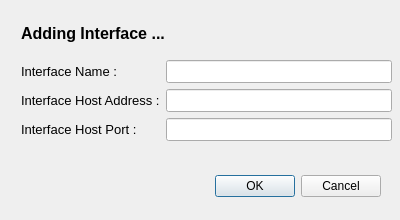
<?xml version="1.0" encoding="UTF-8"?>
<ui version="4.0">
 <class>AddInterface</class>
 <widget class="QDialog" name="AddInterface">
  <property name="geometry">
   <rect>
    <x>0</x>
    <y>0</y>
    <width>400</width>
    <height>220</height>
   </rect>
  </property>
  <property name="windowTitle">
   <string>Add Interface Dialog</string>
  </property>
  <property name="windowIcon">
   <iconset resource="simopintui.qrc">
    <normaloff>:/imgs/interface.png</normaloff>:/imgs/interface.png</iconset>
  </property>
  <widget class="QDialogButtonBox" name="AddIntBtnBox">
   <property name="geometry">
    <rect>
     <x>40</x>
     <y>170</y>
     <width>341</width>
     <height>32</height>
    </rect>
   </property>
   <property name="orientation">
    <enum>Qt::Orientation::Horizontal</enum>
   </property>
   <property name="standardButtons">
    <set>QDialogButtonBox::StandardButton::Cancel|QDialogButtonBox::StandardButton::Ok</set>
   </property>
  </widget>
  <widget class="QLabel" name="FormNameLbl">
   <property name="geometry">
    <rect>
     <x>21</x>
     <y>22</y>
     <width>145</width>
     <height>22</height>
    </rect>
   </property>
   <property name="font">
    <font>
     <pointsize>12</pointsize>
     <bold>true</bold>
    </font>
   </property>
   <property name="text">
    <string>Adding Interface ...</string>
   </property>
  </widget>
  <widget class="QWidget" name="layoutWidget">
   <property name="geometry">
    <rect>
     <x>21</x>
     <y>60</y>
     <width>371</width>
     <height>83</height>
    </rect>
   </property>
   <layout class="QGridLayout" name="gridLayout">
    <item row="0" column="0">
     <widget class="QLabel" name="InterfaceNameLbl">
      <property name="font">
       <font>
        <pointsize>10</pointsize>
       </font>
      </property>
      <property name="text">
       <string>Interface Name : </string>
      </property>
     </widget>
    </item>
    <item row="0" column="1">
     <widget class="QLineEdit" name="InterfaceName">
      <property name="font">
       <font>
        <pointsize>10</pointsize>
       </font>
      </property>
     </widget>
    </item>
    <item row="1" column="0">
     <widget class="QLabel" name="InterfacHostLbl">
      <property name="font">
       <font>
        <pointsize>10</pointsize>
       </font>
      </property>
      <property name="text">
       <string>Interface Host Address :</string>
      </property>
     </widget>
    </item>
    <item row="1" column="1">
     <widget class="QLineEdit" name="InterfaceHost">
      <property name="font">
       <font>
        <pointsize>10</pointsize>
       </font>
      </property>
     </widget>
    </item>
    <item row="2" column="0">
     <widget class="QLabel" name="InterfacePortLbl">
      <property name="font">
       <font>
        <pointsize>10</pointsize>
       </font>
      </property>
      <property name="text">
       <string>Interface Host Port :</string>
      </property>
     </widget>
    </item>
    <item row="2" column="1">
     <widget class="QLineEdit" name="InterfacePort">
      <property name="font">
       <font>
        <pointsize>10</pointsize>
       </font>
      </property>
     </widget>
    </item>
   </layout>
  </widget>
 </widget>
 <resources>
  <include location="simopintui.qrc"/>
 </resources>
 <connections>
  <connection>
   <sender>AddIntBtnBox</sender>
   <signal>accepted()</signal>
   <receiver>AddInterface</receiver>
   <slot>accept()</slot>
   <hints>
    <hint type="sourcelabel">
     <x>248</x>
     <y>254</y>
    </hint>
    <hint type="destinationlabel">
     <x>157</x>
     <y>274</y>
    </hint>
   </hints>
  </connection>
  <connection>
   <sender>AddIntBtnBox</sender>
   <signal>rejected()</signal>
   <receiver>AddInterface</receiver>
   <slot>reject()</slot>
   <hints>
    <hint type="sourcelabel">
     <x>316</x>
     <y>260</y>
    </hint>
    <hint type="destinationlabel">
     <x>286</x>
     <y>274</y>
    </hint>
   </hints>
  </connection>
 </connections>
</ui>
